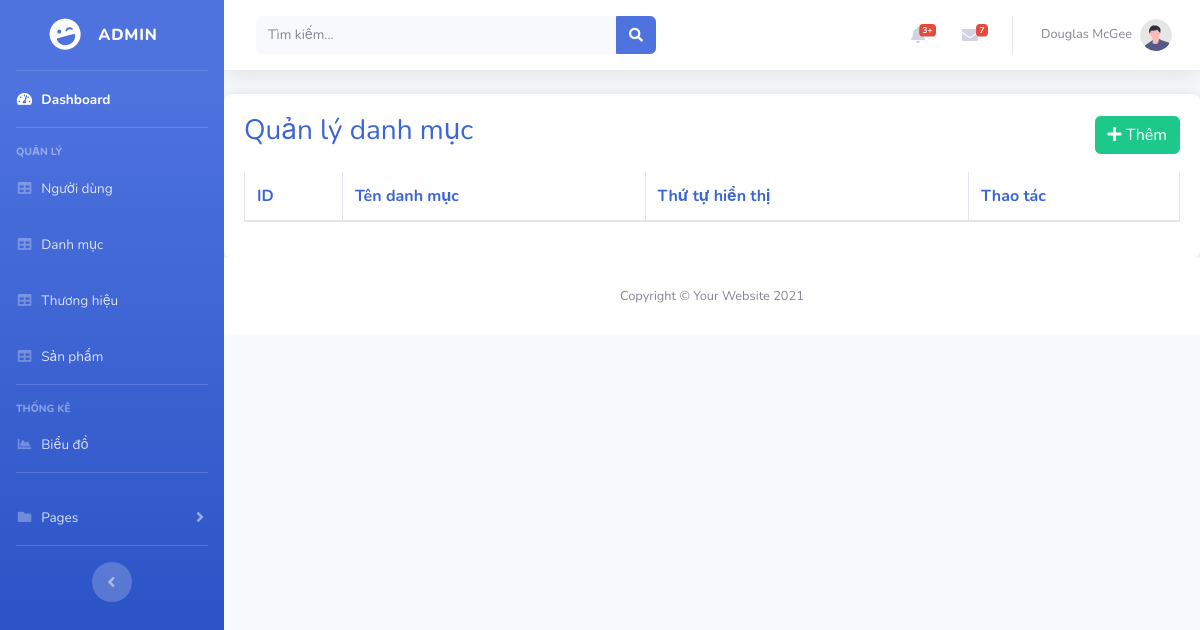
/admin/index.php?pg=categories, run on an earlier commit of the app's database.
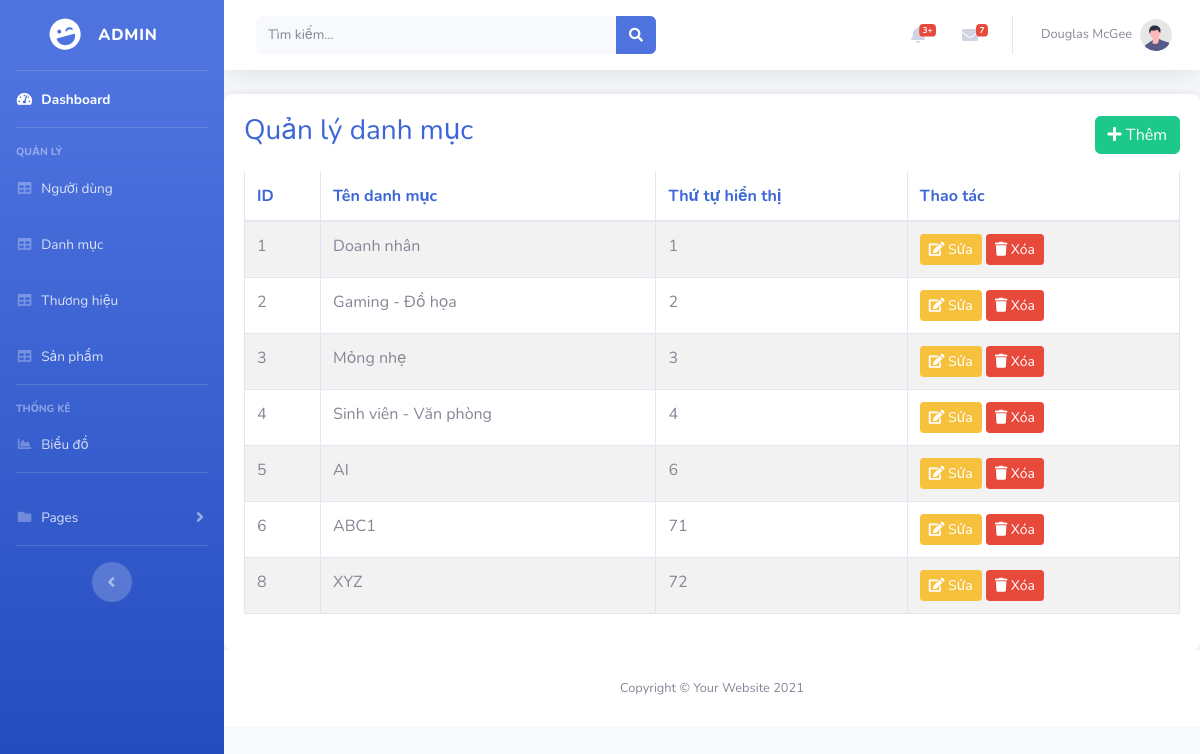
And on a later commit of the database.
### tables this page shows
CREATE TABLE `categories` (
  `id` int NOT NULL,
  `name` varchar(255) NOT NULL,
  `order_number` int NOT NULL
);

### dao/pdo.php (called while the page is built, shortened)
<?php
function pdo_get_connection()
{
    $dburl = "mysql:host=localhost;dbname=laptopshop123;charset=utf8";
    $username = 'root';
    $password = '123456';
    $conn = new PDO($dburl, $username, $password);
    $conn->setAttribute(PDO::ATTR_ERRMODE, PDO::ERRMODE_EXCEPTION);
    return $conn;
}
function pdo_query($sql)
{
    $sql_args = array_slice(func_get_args(), 1);
    try {
        $conn = pdo_get_connection();
        $stmt = $conn->prepare($sql);
        $stmt->execute($sql_args);
        $rows = $stmt->fetchAll();
        return $rows;
    } catch (PDOException $e) {
        throw $e;
    } finally {
        unset($conn);
    }
}

### dao/category.php (called while the page is built, shortened)
<?php
function getAllCategories()
{
    $sql = "SELECT * FROM categories ORDER BY order_number";
    return pdo_query($sql);
}

### admin/view/category/categories.php (the view, shortened to what this page needs)
<div class="table-container">
    <div class="d-flex justify-content-between align-items-center mb-3">
        <h3 style="color: rgb(60, 102, 215);">Quản lý danh mục</h3>
        <a href="index.php?pg=addcategory" class="btn btn-success">
            <i class="fas fa-plus"></i> Thêm
        </a>
    </div>
    <div class="table-responsive">
        <table class="table table-bordered table-striped">
            <thead>
                <tr>
                <tr>
                    <th>ID</th>
                    <th>Tên danh mục</th>
                    <th>Thứ tự hiển thị</th>
                    <th>Thao tác</th>
                </tr>
                </tr>
            </thead>
            <tbody>
                <?php foreach ($categories as $category) : ?>
                    <tr>
                        <td><?= $category['id'] ?></td>
                        <td><?= $category['name'] ?></td>
                        <td><?= $category['order_number'] ?></td>
                        <td>
                            <a href="index.php?pg=updatecategory&id=<?= $category['id'] ?>">
                                <button class="btn btn-warning btn-sm"><i class="fas fa-edit"></i> Sửa</button>
                            </a>
                            <a href="index.php?pg=deletecategory&id=<?= $category['id'] ?>"
                                onclick="return confirm('Bạn có chắc muốn xóa người dùng này?')">
                                <button class="btn btn-danger btn-sm"><i class="fas fa-trash"></i> Xóa</button>
                            </a>
                        </td>
                    </tr>
                <?php endforeach; ?>
            </tbody>
        </table>
    </div>
</div>

What changed in the data, as far as the page shows it:
added categories: id "1", name "Doanh nhân", order_number "1"
added categories: id "2", name "Gaming - Đồ họa", order_number "2"
added categories: id "3", name "Mỏng nhẹ", order_number "3"
added categories: id "4", name "Sinh viên - Văn phòng", order_number "4"
added categories: id "5", name "AI", order_number "6"
added categories: id "6", name "ABC1", order_number "71"
added categories: id "8", name "XYZ", order_number "72"
